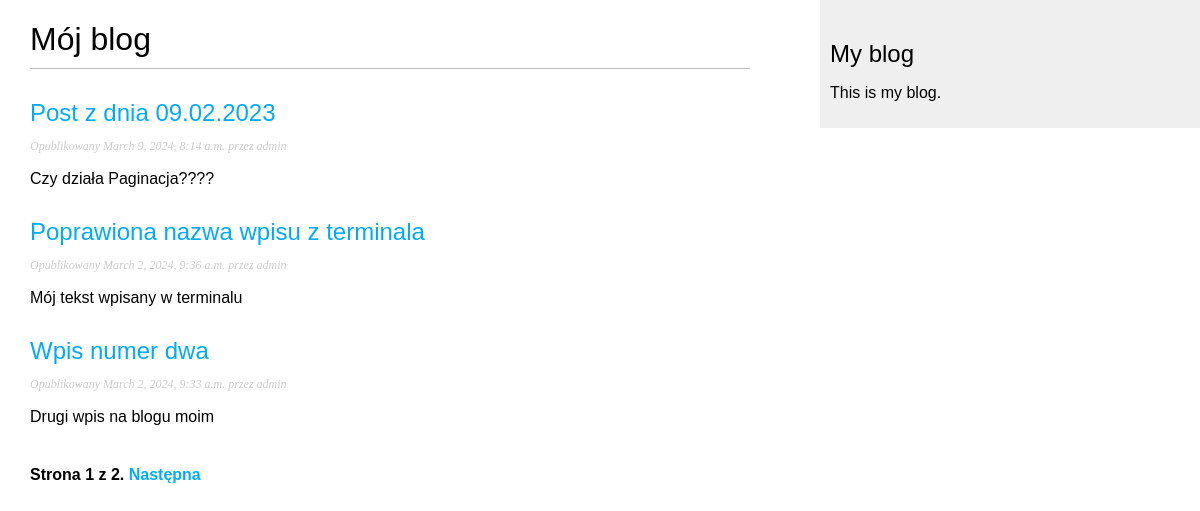
The page /strona_blog/ on the database its author committed.
### strona_blog/models.py (models this page shows, shortened)
class Post(models.Model):
    class Status(models.TextChoices):
        DRAFT = 'DF', 'Roboczy'
        PUBLISHED = 'PB', 'Opublikowany'
    title = models.CharField(max_length=200)
    slug = models.SlugField(max_length=200,
                            unique_for_date='publish')
    author = models.ForeignKey(User,
                               on_delete=models.CASCADE,
                               related_name='blog_post')
    body = models.TextField()
    publish = models.DateTimeField(default=timezone.now)
    create = models.DateTimeField(auto_now_add=True)
    update = models.DateTimeField(auto_now=True)
    status = models.CharField(max_length=2,
                              choices=Status.choices,
                              default=Status.DRAFT)
    objects = models.Manager()
    published = PublishManager()
    class Meta:
        ordering = ['-publish']
        indexes = [
            models.Index(fields=['-publish'])
        ]
    def get_absolute_url(self):
        return reverse('strona_blog:post_detail',
                       args=[self.publish.year,
                             self.publish.month,
                             self.publish.day,
                             self.slug])

### strona_blog/views.py (the view)
# urls.py: path('', views.post_list, name='post_list'),
def post_list(request):
    posts = Post.published.all()
    paginator = Paginator(posts, 3)
    page_number = request.GET.get('page', 1)
    try:
        posts = paginator.page(page_number)
    except EmptyPage:
        posts = paginator.page(paginator.num_pages)
    except PageNotAnInteger:
        posts = paginator.page(1)
    return render(request, 'strona_blog/post/list.html', {'posts': posts})

### strona_blog/models.py (called while the page is built)
    def get_queryset(self):
        return super().get_queryset().filter(status=Post.Status.PUBLISHED)

### strona_blog/templates/strona_blog/post/list.html (shortened to what this page needs)
{% extends "strona_blog/base.html" %}
{% block content %}
    <h1>Mój blog</h1>
    {% for post in posts %}
        <h2>
            <a href='{{ post.get_absolute_url }}'>
                {{ post.title }}
            </a>
        </h2>
        <p class="date">
            Opublikowany {{ post.publish }} przez {{ post.author }}
        </p>
        {{ post.body|truncatewords:30|linebreaks }}
    {% endfor %}
    {% include "pagination.html" with page=posts %}
{% endblock %}

### strona_blog/templates/strona_blog/base.html (shortened to what this page needs)
{% load static %}
<!DOCTYPE html>
<html>
<head>
  <link href='{% static "blog.css" %}' rel="stylesheet">
</head>
<body>
  <div id="content">
    {% block content %}
    {% endblock %}
  </div>
  <div id="sidebar">
    <h2>My blog</h2>
    <p>This is my blog.</p>
  </div>
</body>
</html>

### strona_blog/templates/pagination.html (shortened to what this page needs)
<div class="pagination">
  <span class="step-links">
    <span class="current">
      Strona {{ page.number }} z {{ page.paginator.num_pages }}.
    </span>
    {% if page.has_next %}
      <a href="?page={{ page.next_page_number }}">Następna</a>
    {% endif %}
  </span>
</div>

### strona_blog/static/blog.css (style rules this page uses)
body { margin:0; padding:0; font-family:helvetica, sans-serif; }
a { color:#00abff; text-decoration:none; }
h1 { font-weight:normal; border-bottom:1px solid #bbb; padding:0 0 10px 0; }
h2 { font-weight:normal; margin:30px 0 0; }
#content { float:left; width:60%; padding:0 0 0 30px; }
#sidebar { float:right; width:30%; padding:10px; background:#efefef; height:100%; }
p.date { color:#ccc; font-family: georgia, serif; font-size: 12px; font-style: italic; }
.pagination { margin:40px 0; font-weight:bold; }

### rows shown on the page
Post: title "Post z dnia 09.02.2023", publish "March 9, 2024, 8:14 a.m.", author "admin", body "Czy działa Paginacja????"
Post: title "Poprawiona nazwa wpisu z terminala", publish "March 2, 2024, 9:36 a.m.", author "admin", body "Mój tekst wpisany w terminalu"
Post: title "Wpis numer dwa", publish "March 2, 2024, 9:33 a.m.", author "admin", body "Drugi wpis na blogu moim"

### other values the page prints
{{ page.number }} "1"
{{ page.paginator.num_pages }} "2"
